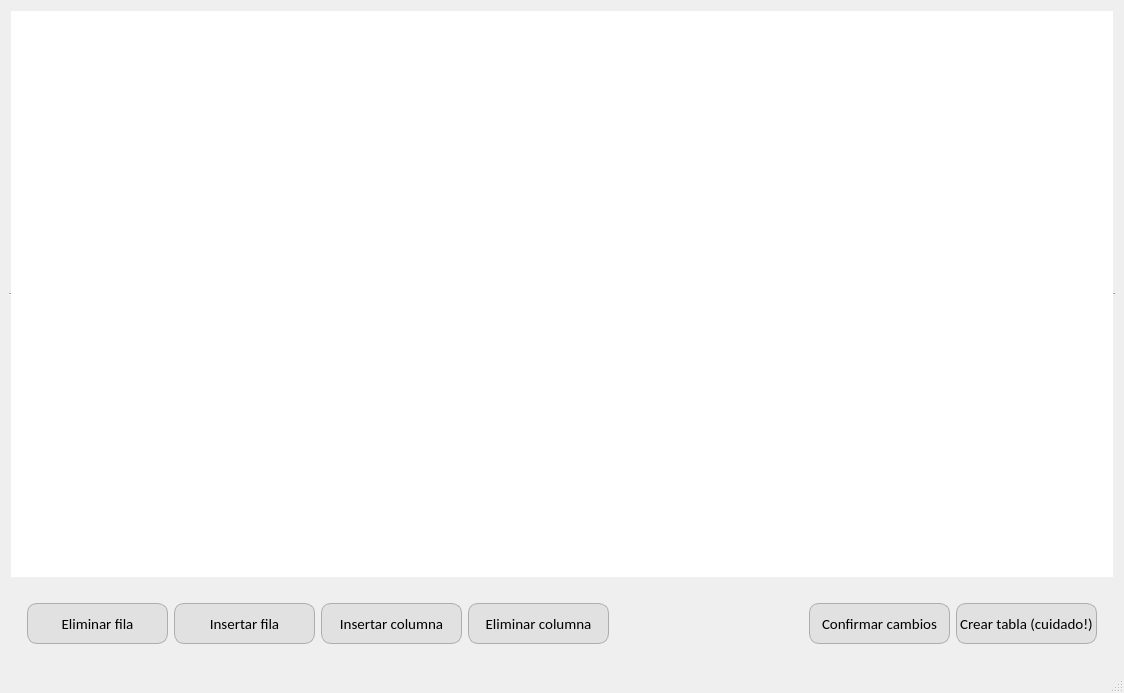
<?xml version="1.0" encoding="UTF-8"?>
<ui version="4.0">
 <class>WindowTablaResult</class>
 <widget class="QMainWindow" name="WindowTablaResult">
  <property name="geometry">
   <rect>
    <x>0</x>
    <y>0</y>
    <width>1124</width>
    <height>693</height>
   </rect>
  </property>
  <property name="windowTitle">
   <string>Tabla Filas-Resultados</string>
  </property>
  <widget class="QWidget" name="centralwidget">
   <layout class="QVBoxLayout" name="verticalLayout">
    <item>
     <widget class="QTableWidget" name="tbl_filasResultados">
      <property name="styleSheet">
       <string notr="true">QTableView::item:selected {
	color: black;
	background: rgb(235, 245, 255);
	font-weight:900;
	border: 1px solid grey;
}
QTableCornerButton::section {background-color: rgb(235, 245, 255) }
QHeaderView::section {
	background-color: rgb(235, 245, 255);
	border: 1px solid grey;
}</string>
      </property>
      <property name="frameShape">
       <enum>QFrame::HLine</enum>
      </property>
      <property name="alternatingRowColors">
       <bool>true</bool>
      </property>
      <property name="horizontalScrollMode">
       <enum>QAbstractItemView::ScrollPerPixel</enum>
      </property>
      <property name="gridStyle">
       <enum>Qt::SolidLine</enum>
      </property>
      <property name="wordWrap">
       <bool>true</bool>
      </property>
      <attribute name="horizontalHeaderCascadingSectionResizes">
       <bool>false</bool>
      </attribute>
      <attribute name="horizontalHeaderMinimumSectionSize">
       <number>180</number>
      </attribute>
      <attribute name="horizontalHeaderDefaultSectionSize">
       <number>180</number>
      </attribute>
      <attribute name="horizontalHeaderStretchLastSection">
       <bool>false</bool>
      </attribute>
      <attribute name="verticalHeaderVisible">
       <bool>false</bool>
      </attribute>
      <attribute name="verticalHeaderCascadingSectionResizes">
       <bool>false</bool>
      </attribute>
      <attribute name="verticalHeaderMinimumSectionSize">
       <number>23</number>
      </attribute>
      <attribute name="verticalHeaderDefaultSectionSize">
       <number>30</number>
      </attribute>
     </widget>
    </item>
    <item>
     <widget class="QWidget" name="widget_3" native="true">
      <property name="sizePolicy">
       <sizepolicy hsizetype="Expanding" vsizetype="Preferred">
        <horstretch>0</horstretch>
        <verstretch>0</verstretch>
       </sizepolicy>
      </property>
      <layout class="QHBoxLayout" name="horizontalLayout_2">
       <item>
        <widget class="QWidget" name="widget_4" native="true">
         <layout class="QHBoxLayout" name="horizontalLayout_3">
          <item>
           <widget class="QPushButton" name="btn_eliminarFila">
            <property name="sizePolicy">
             <sizepolicy hsizetype="Fixed" vsizetype="Fixed">
              <horstretch>0</horstretch>
              <verstretch>0</verstretch>
             </sizepolicy>
            </property>
            <property name="minimumSize">
             <size>
              <width>141</width>
              <height>41</height>
             </size>
            </property>
            <property name="maximumSize">
             <size>
              <width>141</width>
              <height>41</height>
             </size>
            </property>
            <property name="font">
             <font>
              <family>Calibri</family>
              <pointsize>11</pointsize>
             </font>
            </property>
            <property name="styleSheet">
             <string notr="true">QPushButton {
	border: 1px solid;
	border-radius: 10px;
	border-color: rgb(173, 173, 173);
	background-color: rgb(225, 225, 225);
}
QPushButton:hover {
	background-color: rgb(218, 255, 215);
}</string>
            </property>
            <property name="text">
             <string>Eliminar fila</string>
            </property>
           </widget>
          </item>
          <item>
           <widget class="QPushButton" name="btn_insertarFila">
            <property name="sizePolicy">
             <sizepolicy hsizetype="Fixed" vsizetype="Fixed">
              <horstretch>0</horstretch>
              <verstretch>0</verstretch>
             </sizepolicy>
            </property>
            <property name="minimumSize">
             <size>
              <width>141</width>
              <height>41</height>
             </size>
            </property>
            <property name="maximumSize">
             <size>
              <width>141</width>
              <height>41</height>
             </size>
            </property>
            <property name="font">
             <font>
              <family>Calibri</family>
              <pointsize>11</pointsize>
             </font>
            </property>
            <property name="styleSheet">
             <string notr="true">QPushButton {
	border: 1px solid;
	border-radius: 10px;
	border-color: rgb(173, 173, 173);
	background-color: rgb(225, 225, 225);
}
QPushButton:hover {
	background-color: rgb(218, 255, 215);
}</string>
            </property>
            <property name="text">
             <string>Insertar fila</string>
            </property>
           </widget>
          </item>
          <item>
           <widget class="QPushButton" name="btn_insertarCol">
            <property name="sizePolicy">
             <sizepolicy hsizetype="Fixed" vsizetype="Fixed">
              <horstretch>0</horstretch>
              <verstretch>0</verstretch>
             </sizepolicy>
            </property>
            <property name="minimumSize">
             <size>
              <width>141</width>
              <height>41</height>
             </size>
            </property>
            <property name="maximumSize">
             <size>
              <width>141</width>
              <height>41</height>
             </size>
            </property>
            <property name="font">
             <font>
              <family>Calibri</family>
              <pointsize>11</pointsize>
             </font>
            </property>
            <property name="styleSheet">
             <string notr="true">QPushButton {
	border: 1px solid;
	border-radius: 10px;
	border-color: rgb(173, 173, 173);
	background-color: rgb(225, 225, 225);
}
QPushButton:hover {
	background-color: rgb(218, 255, 215);
}</string>
            </property>
            <property name="text">
             <string>Insertar columna</string>
            </property>
           </widget>
          </item>
          <item>
           <widget class="QPushButton" name="btn_eliminarCol">
            <property name="sizePolicy">
             <sizepolicy hsizetype="Fixed" vsizetype="Fixed">
              <horstretch>0</horstretch>
              <verstretch>0</verstretch>
             </sizepolicy>
            </property>
            <property name="minimumSize">
             <size>
              <width>141</width>
              <height>41</height>
             </size>
            </property>
            <property name="maximumSize">
             <size>
              <width>141</width>
              <height>41</height>
             </size>
            </property>
            <property name="font">
             <font>
              <family>Calibri</family>
              <pointsize>11</pointsize>
             </font>
            </property>
            <property name="styleSheet">
             <string notr="true">QPushButton {
	border: 1px solid;
	border-radius: 10px;
	border-color: rgb(173, 173, 173);
	background-color: rgb(225, 225, 225);
}
QPushButton:hover {
	background-color: rgb(218, 255, 215);
}</string>
            </property>
            <property name="text">
             <string>Eliminar columna</string>
            </property>
           </widget>
          </item>
         </layout>
        </widget>
       </item>
       <item alignment="Qt::AlignRight">
        <widget class="QWidget" name="widget_2" native="true">
         <property name="sizePolicy">
          <sizepolicy hsizetype="Expanding" vsizetype="Preferred">
           <horstretch>0</horstretch>
           <verstretch>0</verstretch>
          </sizepolicy>
         </property>
         <layout class="QHBoxLayout" name="horizontalLayout">
          <item>
           <widget class="QPushButton" name="btn_confirmar">
            <property name="sizePolicy">
             <sizepolicy hsizetype="Fixed" vsizetype="Fixed">
              <horstretch>0</horstretch>
              <verstretch>0</verstretch>
             </sizepolicy>
            </property>
            <property name="minimumSize">
             <size>
              <width>141</width>
              <height>41</height>
             </size>
            </property>
            <property name="maximumSize">
             <size>
              <width>141</width>
              <height>41</height>
             </size>
            </property>
            <property name="font">
             <font>
              <family>Calibri</family>
              <pointsize>11</pointsize>
             </font>
            </property>
            <property name="styleSheet">
             <string notr="true">QPushButton {
	border: 1px solid;
	border-radius: 10px;
	border-color: rgb(173, 173, 173);
	background-color: rgb(225, 225, 225);
}
QPushButton:hover {
	background-color: rgb(218, 255, 215);
}</string>
            </property>
            <property name="text">
             <string>Confirmar cambios</string>
            </property>
           </widget>
          </item>
          <item>
           <widget class="QPushButton" name="btn_crearDesdeExcel">
            <property name="sizePolicy">
             <sizepolicy hsizetype="Fixed" vsizetype="Fixed">
              <horstretch>0</horstretch>
              <verstretch>0</verstretch>
             </sizepolicy>
            </property>
            <property name="minimumSize">
             <size>
              <width>141</width>
              <height>41</height>
             </size>
            </property>
            <property name="maximumSize">
             <size>
              <width>141</width>
              <height>41</height>
             </size>
            </property>
            <property name="font">
             <font>
              <family>Calibri</family>
              <pointsize>11</pointsize>
             </font>
            </property>
            <property name="styleSheet">
             <string notr="true">QPushButton {
	border: 1px solid;
	border-radius: 10px;
	border-color: rgb(173, 173, 173);
	background-color: rgb(225, 225, 225);
}
QPushButton:hover {
	background-color: rgb(218, 255, 215);
}</string>
            </property>
            <property name="text">
             <string>Crear tabla (cuidado!)</string>
            </property>
           </widget>
          </item>
         </layout>
        </widget>
       </item>
      </layout>
     </widget>
    </item>
   </layout>
  </widget>
  <widget class="QMenuBar" name="menubar">
   <property name="geometry">
    <rect>
     <x>0</x>
     <y>0</y>
     <width>1124</width>
     <height>21</height>
    </rect>
   </property>
  </widget>
  <widget class="QStatusBar" name="statusbar"/>
 </widget>
 <resources/>
 <connections/>
</ui>
